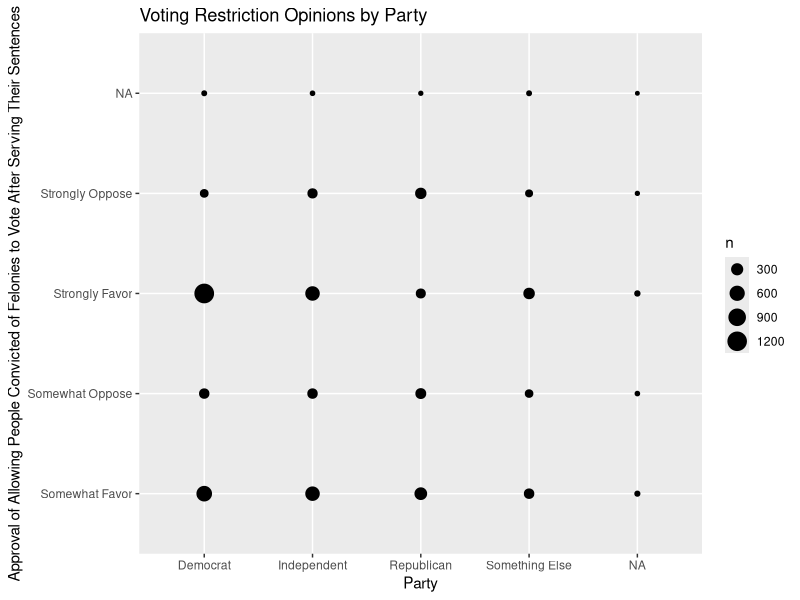
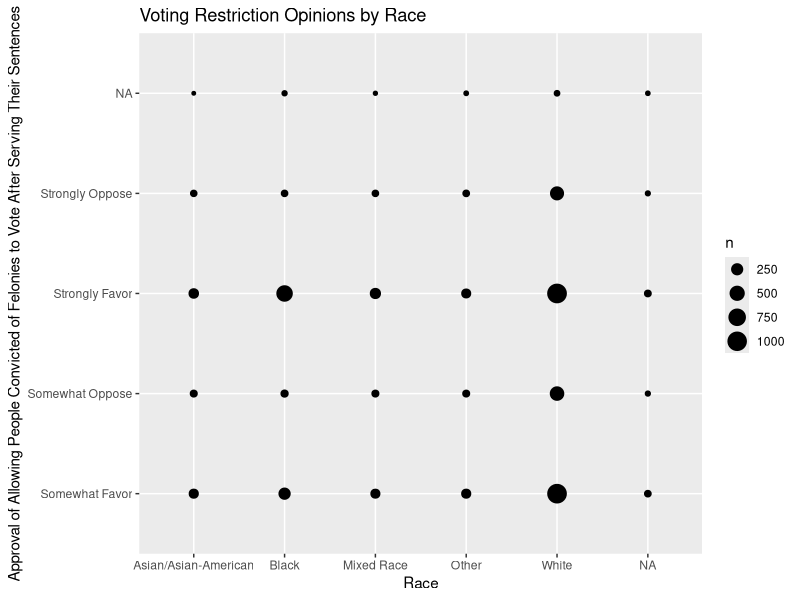

The R script that drew these images, in order:
## ---- chunk 1
library(tidyverse)
library(readr)
library(haven)
data <- read_sav("W87_Apr21/ATP W87.sav")

data
## ---- chunk 2
library(ggplot2)
data |>
  mutate(party = case_when(F_PARTY_FINAL == 1 ~ "Republican",
                          F_PARTY_FINAL == 2 ~ "Democrat",
                          F_PARTY_FINAL == 3 ~ "Independent",
                          F_PARTY_FINAL == 4 ~ "Something Else"),
         voting = case_when(VTPRIORITY_e_W87 == 1 ~ "Strongly Favor",
                          VTPRIORITY_e_W87 == 2 ~ "Somewhat Favor",
                          VTPRIORITY_e_W87 == 3 ~ "Somewhat Oppose",
                          VTPRIORITY_e_W87 == 4 ~ "Strongly Oppose",
                          VTPRIORITY_e_W87 == 5 ~ "No Answer")) |>
   ggplot(mapping = aes(x = party,
                       y = voting)) +
  geom_count() +
  labs(x = "Party",
       y = "Approval of Allowing People Convicted of Felonies to Vote After Serving Their Sentences",
       title = "Voting Restriction Opinions by Party")
## ---- chunk 3
library(ggplot2)
data |>
  mutate(race = case_when(F_RACECMB == 1 ~ "White",
                          F_RACECMB == 2 ~ "Black",
                          F_RACECMB == 3 ~ "Asian/Asian-American",
                          F_RACECMB == 4 ~ "Mixed Race",
                          F_RACECMB == 5 ~ "Other",
                          F_RACECMB == 6 ~ "Don’t know/Refused",),
         voting = case_when(VTPRIORITY_e_W87 == 1 ~ "Strongly Favor",
                          VTPRIORITY_e_W87 == 2 ~ "Somewhat Favor",
                          VTPRIORITY_e_W87 == 3 ~ "Somewhat Oppose",
                          VTPRIORITY_e_W87 == 4 ~ "Strongly Oppose",
                          VTPRIORITY_e_W87 == 5 ~ "No Answer")) |>
   ggplot(mapping = aes(x = race,
                       y = voting)) +
  geom_count() +
  labs(x = "Race",
       y = "Approval of Allowing People Convicted of Felonies to Vote After Serving Their Sentences",
       title = "Voting Restriction Opinions by Race")
